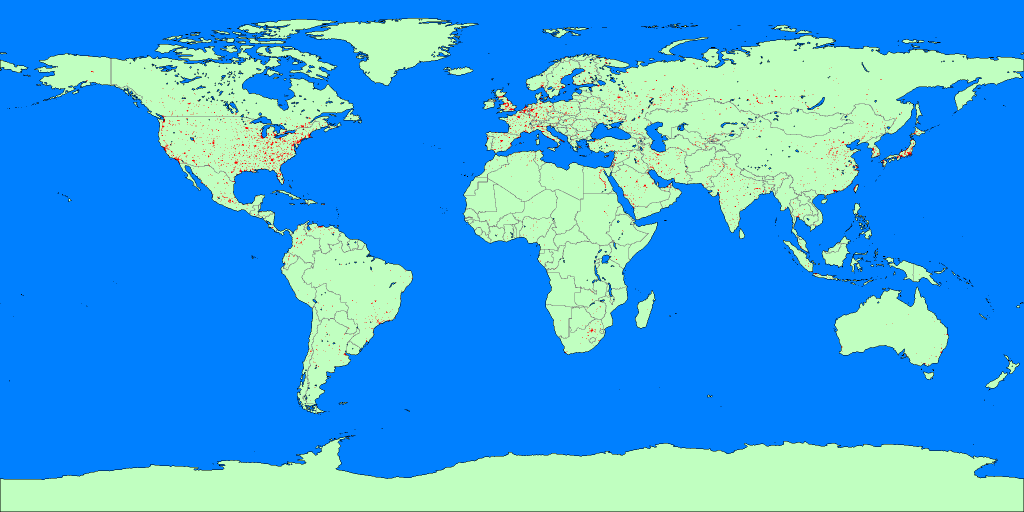
#> input picture world_map.png, 2048 x 1024 px (shown at 1/2 size)
$ python array.py   (Python 2 division)
#> lines starting #> are read from the running program, lines starting #| are printed output that depends on the picture; after the words box and inside, x2 and y2 are one past the last pixel; in counts of white or black regions, pixels touching at a corner belong together
import cv2
import numpy as np
import sys
from numpy import mean
from matplotlib import pyplot as plt
src = cv2.imread("world_map.png");
#> src is the input picture: shape (1024, 2048, 3); mean B, G, R 229.4, 165.3, 61.8

y,x,channel = src.shape
#> y = 1024; x = 2048; channel = 3
print y , x
#| 1024 2048

#144, 250
pixel = 144
array = np.zeros((pixel,pixel*2),np.uint8)
step = y / pixel
#> step = 7

print step
#| 7
print step * pixel
#| 1008
row = pixel
col = pixel * 2
#change the size of the original img
img = cv2.resize\
          (src,(step * col, step * row),interpolation=cv2.INTER_CUBIC)
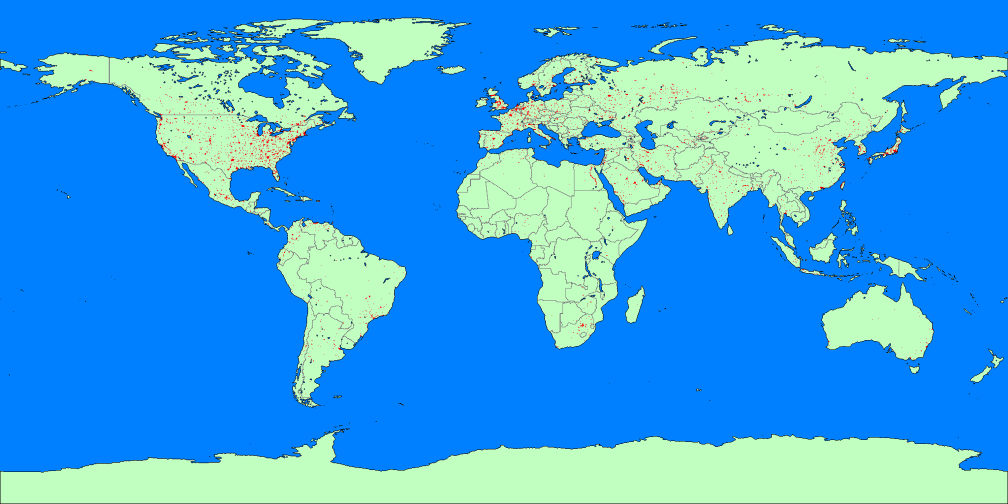
#> img: shape (1008, 2016, 3) (shown at 1/2 size); mean B, G, R 229.3, 165, 62
print img.shape
#| (1008, 2016, 3)
# 255 128 0
judge = step*step*0.15
#> judge = 7.35
for i in range(row):
    for j in range(col):
        court = 0
        for m in range(step):
            for n in range(step):
                y = i * step + m
                x = j * step + n
                if img[y,x,0] == 255 and\
                   img[y,x,1] == 128 and\
                   img[y,x,2] == 0:
                    court = court + 1
        if court > judge:
            array[i,j] = 0
        else:
            array[i,j] = 1
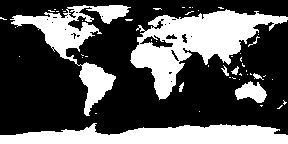
#> array: shape (144, 288); values 0 (black) and 1 (white), 33.7% white; 51 white regions (42 under 20 px), largest, box (x1, y1, x2, y2) and area: (130, 9, 288, 100) 5677, (0, 123, 288, 144) 4242, (10, 5, 131, 116) 3325


print array
#> (printed output is left out)
length = 5
result = np.zeros((pixel*length,pixel*2*length,3), np.uint8)
for i in range(pixel):
    for j in range(pixel*2):
        if array[i,j] == 1:
            cv2.rectangle(result, (j*length,i*length), (j*length + length-1, i*length + length-1), (0, 255, 255), -1)
        else:
            cv2.rectangle(result, (j*length,i*length), (j*length + length-1, i*length + length-1), (255, 0 ,0), -1)
cv2.imshow("world map",result)
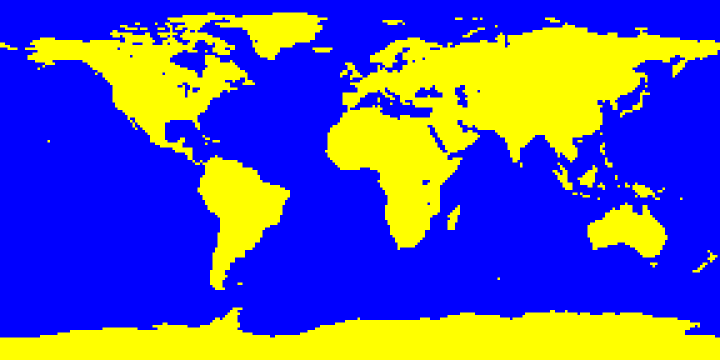
#> window 'world map': shape (720, 1440, 3) (shown at 1/2 size); mean B, G, R 168.9, 86.1, 86.1
np.savetxt("world_map.txt",array,fmt='%1d');

cv2.waitKey(0)
